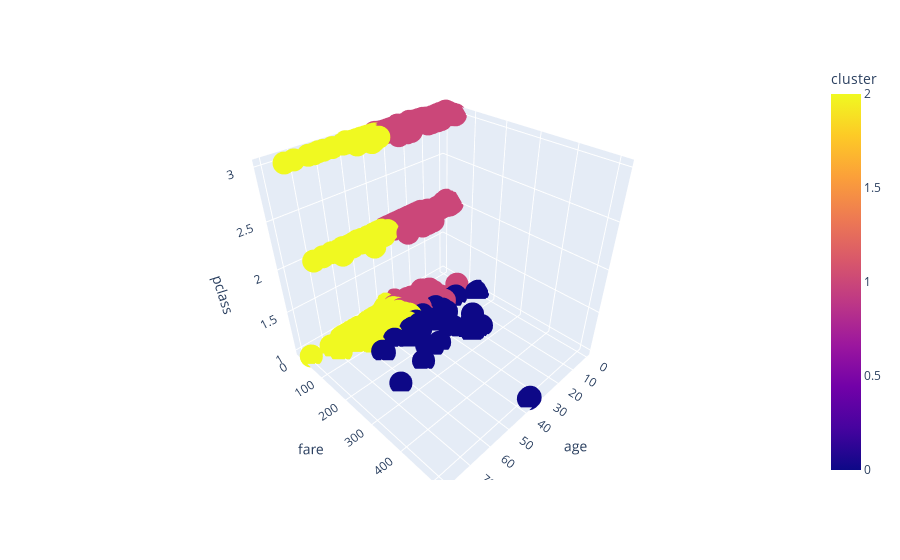

Notebook code for this chart:
### Code cell
import plotly.express as px
fig=px.scatter_3d(df,x='age',y='fare',z='pclass',color='cluster')
fig.show()

### Figure 1 — Plotly figure (JSON) as saved in the notebook; plotly's stock layout.template omitted (floating-point values rounded to 4 significant figures; data arrays with more than 128 entries replaced by an {"elided": "..."} marker saying what was removed)
{"data": [{"hovertemplate": "age=%{x}<br>fare=%{y}<br>pclass=%{z}<br>cluster=%{marker.color}<extra></extra>", "legendgroup": "", "marker": {"color": {"elided": "891 int values"}, "coloraxis": "coloraxis", "symbol": "circle"}, "mode": "markers", "name": "", "scene": "scene", "showlegend": false, "type": "scatter3d", "x": {"elided": "891 float values"}, "y": {"elided": "891 float values"}, "z": {"elided": "891 int values"}}], "layout": {"coloraxis": {"colorbar": {"title": {"text": "cluster"}}, "colorscale": [[0, "#0d0887"], [0.1111, "#46039f"], [0.2222, "#7201a8"], [0.3333, "#9c179e"], [0.4444, "#bd3786"], [0.5556, "#d8576b"], [0.6667, "#ed7953"], [0.7778, "#fb9f3a"], [0.8889, "#fdca26"], [1, "#f0f921"]]}, "legend": {"tracegroupgap": 0}, "margin": {"t": 60}, "scene": {"domain": {"x": [0, 1], "y": [0, 1]}, "xaxis": {"title": {"text": "age"}}, "yaxis": {"title": {"text": "fare"}}, "zaxis": {"title": {"text": "pclass"}}}}}
